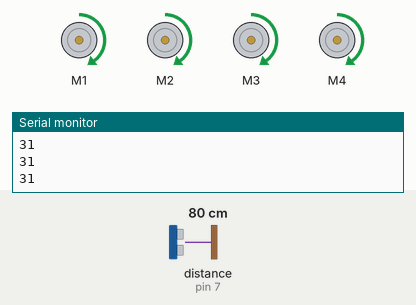
A sketch run on a simulated Arduino Uno, built with avr-gcc and run on an emulated ATmega328P. Parts: 4 × DC motor (green arrow = forward, orange = backward, longer = faster), the last lines printed to the serial monitor. Wiring (inferred from the names in the program): ultrasonic range finder: trigger pin 8; echo pin 7. The inputs (shaded band) are chosen by the test bench; at power-on: distance to the obstacle (sensor on pin 7) 80 cm. The echo pulse lasts 58.3 µs per cm.

Above: at 1.2 s.
1.3 s: distance to the obstacle (sensor on pin 7) set to 15 cm
2.8 s: distance to the obstacle (sensor on pin 7) set to 11 cm
At 3.9 s:
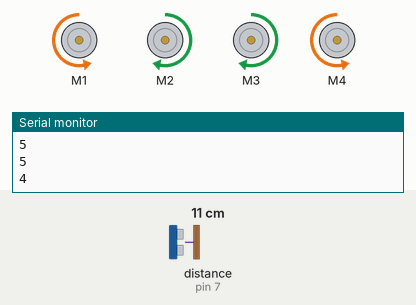
4.3 s: distance to the obstacle (sensor on pin 7) set to 18 cm
At 6.3 s:
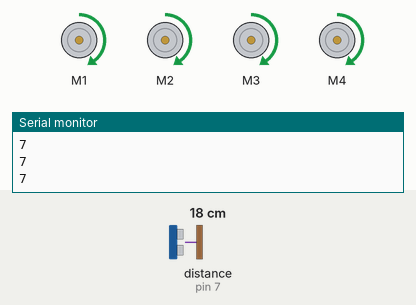
7.3 s: distance to the obstacle (sensor on pin 7) set to 2 cm
At 8.6 s:
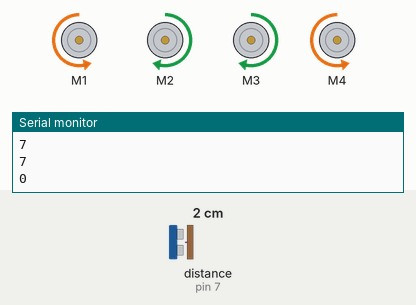
Timing chart, 0 to 9.8 s (numbered marks = the images above; inputs shaded):
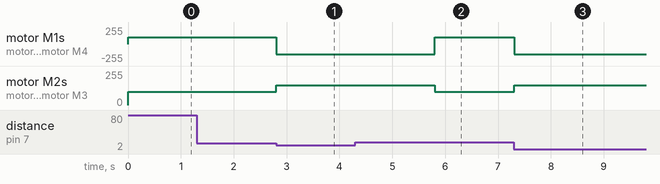

The sketch:

Robot_sketch.ino
```cpp
#include <Wire.h>
#include <Adafruit_MotorShield.h>
#include "utility/Adafruit_PWMServoDriver.h"

// Create the motor shield object with the default I2C address
Adafruit_MotorShield AFMS = Adafruit_MotorShield();
// Or, create it with a different I2C address (say for stacking)
// Adafruit_MotorShield AFMS = Adafruit_MotorShield(0x61);

// Add motor objects
Adafruit_DCMotor *motor1 = AFMS.getMotor(1);
Adafruit_DCMotor *motor2 = AFMS.getMotor(2);
Adafruit_DCMotor *motor3 = AFMS.getMotor(3);
Adafruit_DCMotor *motor4 = AFMS.getMotor(4);

// Ping setup
int trig = 8; // attach pin 8 to Trig
int echo = 7; //attach pin 7 to Echo
//attach GND to GND and VCC to 5V

void setup() {
  Serial.begin(9600);           // set up Serial library at 9600 bps
  Serial.println("Adafruit Motorshield v2 - DC Motor test!");

  AFMS.begin();  // create with the default frequency 1.6KHz
  //AFMS.begin(1000);  // OR with a different frequency, say 1KHz

  // Motor setup
  // Set the speed to start, from 0 (off) to 255 (max speed)
  motor1->setSpeed(200);
  motor2->setSpeed(200);
  motor3->setSpeed(200);
  motor4->setSpeed(200);
  motor1->run(FORWARD);
  motor2->run(FORWARD);
  motor3->run(FORWARD);
  motor4->run(FORWARD);
  // turn on motor
  motor1->run(RELEASE);
  motor2->run(RELEASE);
  motor3->run(RELEASE);
  motor4->run(RELEASE);

  pinMode(echo,INPUT);
  pinMode(trig, OUTPUT);

}

void loop() {

  long duration, inches, cm;

  // Get ping data
  digitalWrite(trig, LOW);
  delayMicroseconds(2);
  digitalWrite(trig, HIGH);
  delayMicroseconds(5);
  digitalWrite(trig, LOW);

  duration = pulseIn(echo, HIGH);
  // convert the time into a distance
  inches = microsecondsToInches(duration);
  Serial.println(inches);

  forward();

  if (inches < 5) {
    brake();
    turnAround();
    delay(3000);
  }

}

////////// Motion functions ///////////

void brake() {
  motor1->run(RELEASE);
  motor2->run(RELEASE);
  motor3->run(RELEASE);
  motor4->run(RELEASE);

  motor1->setSpeed(0);
  motor2->setSpeed(0);
  motor3->setSpeed(0);
  motor4->setSpeed(0);
}

void forward() {
  // Robot moves forward
  motor1->run(FORWARD);
  motor2->run(FORWARD);
  motor3->run(FORWARD);
  motor4->run(FORWARD);

  motor1->setSpeed(100);
  motor2->setSpeed(100);
  motor3->setSpeed(100);
  motor4->setSpeed(100);
}

void back() {
  // Robot moves back
  motor1->run(BACKWARD);
  motor2->run(BACKWARD);
  motor3->run(BACKWARD);
  motor4->run(BACKWARD);
  // Set robot speed here.
  motor1->setSpeed(100);
  motor2->setSpeed(100);
  motor3->setSpeed(100);
  motor4->setSpeed(100);
}

void turnAround() {
  // Rotate 2 wheels forward, other 2 backwards
  motor1->run(BACKWARD);
  motor2->run(FORWARD);
  motor3->run(FORWARD);
  motor4->run(BACKWARD);
  // Set robot speed here.
  motor1->setSpeed(150);
  motor2->setSpeed(150);
  motor3->setSpeed(150);
  motor4->setSpeed(150);
}

long microsecondsToInches(long microseconds) {
  return microseconds / 74 / 2;
}
```

Measured:
- the behaviour switches between 13 and 12 cm on distance to the obstacle (sensor on pin 7) (found by bisection; images 0 and 1)
- after the input at 2.8 s, motor M1, motor M4: forward 100/255 → backward 150/255 at once; motor M2, motor M3: forward 100/255 → forward 150/255 at once
- after the input at 4.3 s, motor M1, motor M4: backward 150/255 → forward 100/255 after 1.5 s; motor M2, motor M3: forward 150/255 → forward 100/255 after 1.5 s
- after the input at 7.3 s, motor M1, motor M4: forward 100/255 → backward 150/255 at once; motor M2, motor M3: forward 100/255 → forward 150/255 at once
